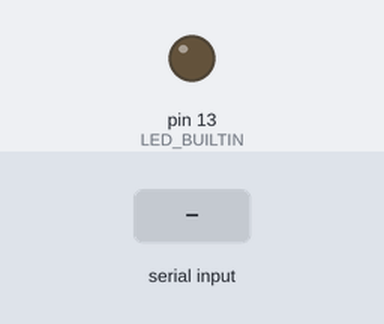
Bench run of a sketch on a simulated Arduino Uno, built with avr-gcc and run on an emulated ATmega328P. Parts: output pins drawn as LEDs (lit = HIGH). The inputs (shaded band) are chosen by the test bench. What the sketch prints to the serial monitor is not drawn.

Above: at 1.2 s.
1.3 s: "1\n" received over the second serial link
At 2.8 s:
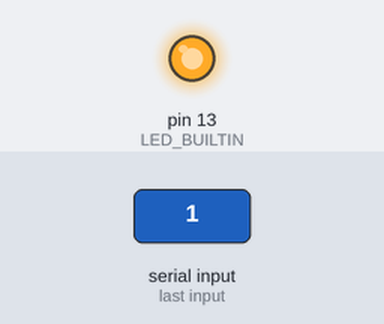
Timing chart, 0 to 4.3 s (numbered marks = the images above; inputs shaded):
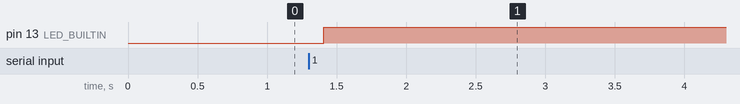

Measured:
- after the input at 1.3 s, pin 13 (LED_BUILTIN): LOW → HIGH after 0.11 s

The sketch:

final_hc12_reciever.ino
```cpp
#include<SoftwareSerial.h>
SoftwareSerial hc12(2,3);

int ledPin = 13;
boolean current=LOW;
boolean last=LOW;
int lastip;
void setup() {
  Serial.begin(9600);
  hc12.begin(9600);
  pinMode(LED_BUILTIN,OUTPUT);
}

void loop() {
  int input;
    if(hc12.available())
 {
  input=hc12.parseInt();
  delay(100);
 }
  Serial.println(input);
    if(input==1)
    current=!last;
    else
    last=current;
    digitalWrite(LED_BUILTIN,current);
}
```
